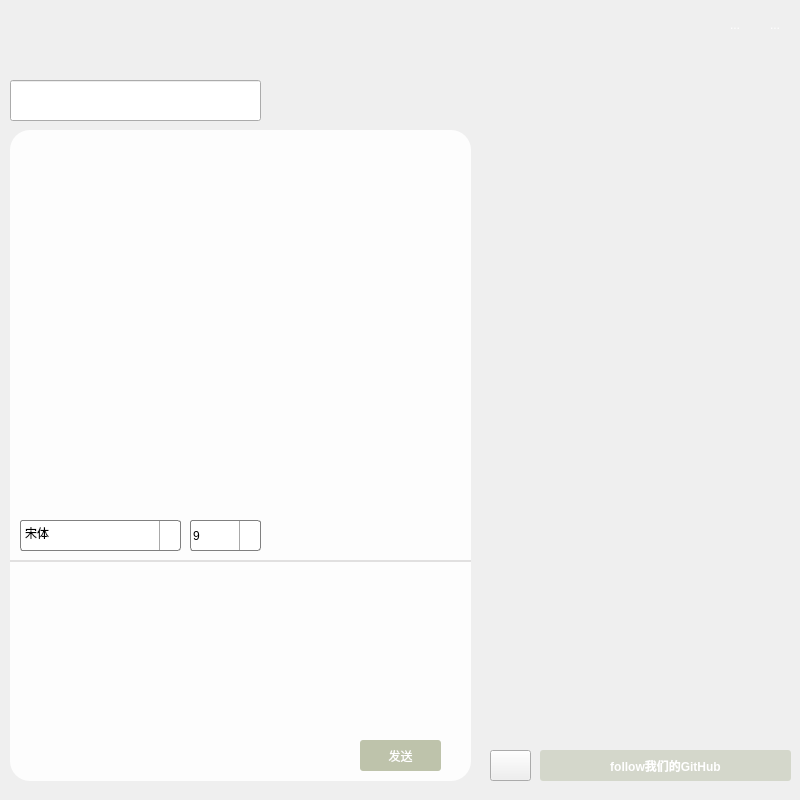
<?xml version="1.0" encoding="UTF-8"?>
<ui version="4.0">
 <class>chat</class>
 <widget class="QDialog" name="chat">
  <property name="geometry">
   <rect>
    <x>0</x>
    <y>0</y>
    <width>800</width>
    <height>800</height>
   </rect>
  </property>
  <property name="windowTitle">
   <string>Dialog</string>
  </property>
  <property name="windowIcon">
   <iconset resource="resource.qrc">
    <normaloff>:/chat/image/icon/icon_title1.png</normaloff>:/chat/image/icon/icon_title1.png</iconset>
  </property>
  <widget class="QLabel" name="WatermelonChat">
   <property name="geometry">
    <rect>
     <x>20</x>
     <y>10</y>
     <width>431</width>
     <height>61</height>
    </rect>
   </property>
   <property name="styleSheet">
    <string notr="true">border-image: url(:/chat/image/title.png);</string>
   </property>
   <property name="text">
    <string>&lt;html&gt;&lt;head/&gt;&lt;body&gt;&lt;p align=&quot;center&quot;&gt;&lt;br/&gt;&lt;/p&gt;&lt;/body&gt;&lt;/html&gt;</string>
   </property>
  </widget>
  <widget class="QLineEdit" name="label">
   <property name="geometry">
    <rect>
     <x>10</x>
     <y>80</y>
     <width>251</width>
     <height>41</height>
    </rect>
   </property>
   <property name="font">
    <font>
     <family>中国式手写风</family>
     <pointsize>12</pointsize>
     <weight>50</weight>
     <bold>false</bold>
    </font>
   </property>
   <property name="styleSheet">
    <string notr="true">border-image: url(:/chat/image/icon/background_peopleleft.png);</string>
   </property>
   <property name="text">
    <string/>
   </property>
  </widget>
  <widget class="QComboBox" name="fontSizeComboBox">
   <property name="geometry">
    <rect>
     <x>190</x>
     <y>520</y>
     <width>71</width>
     <height>31</height>
    </rect>
   </property>
   <property name="font">
    <font>
     <pointsize>9</pointsize>
    </font>
   </property>
   <property name="styleSheet">
    <string notr="true">QComboBox {
	background-color: rgb(255, 255, 255);
    border: 1px solid gray;
    border-radius: 3px;
    padding: 1px 2px 1px 2px;  /*针对于组合框中的文本内容*/
    /*min-width: 9em;   组合框的最小宽度*/
}
QComboBox::drop-down {
    subcontrol-origin: padding;
    subcontrol-position: top right;
    width: 20px;

    border-left-width: 1px;
    border-left-color: darkgray;
    border-left-style: solid; 
    border-top-right-radius: 3px; 
    border-bottom-right-radius: 3px;
}
QComboBox::down-arrow {
image: url(:/chat/image/icon/icon_menu.png);
}
QComboBox::drop-down:hover { background-color: rgb(50, 50, 50,255);}</string>
   </property>
   <property name="currentText">
    <string>9</string>
   </property>
   <item>
    <property name="text">
     <string>9</string>
    </property>
   </item>
   <item>
    <property name="text">
     <string>10</string>
    </property>
   </item>
   <item>
    <property name="text">
     <string>11</string>
    </property>
   </item>
   <item>
    <property name="text">
     <string>12</string>
    </property>
   </item>
   <item>
    <property name="text">
     <string>13</string>
    </property>
   </item>
   <item>
    <property name="text">
     <string>14</string>
    </property>
   </item>
   <item>
    <property name="text">
     <string>15</string>
    </property>
   </item>
   <item>
    <property name="text">
     <string>16</string>
    </property>
   </item>
   <item>
    <property name="text">
     <string>17</string>
    </property>
   </item>
   <item>
    <property name="text">
     <string>18</string>
    </property>
   </item>
   <item>
    <property name="text">
     <string>19</string>
    </property>
   </item>
   <item>
    <property name="text">
     <string>20</string>
    </property>
   </item>
  </widget>
  <widget class="QToolButton" name="textUnderline">
   <property name="geometry">
    <rect>
     <x>350</x>
     <y>520</y>
     <width>31</width>
     <height>31</height>
    </rect>
   </property>
   <property name="styleSheet">
    <string notr="true">QToolButton { background-color: rgb(50, 50, 50,0); border-radius: 3px; color: rgb(255, 255, 255); border-image: url(:/chat/image/icon/icon_underline.png);}
QToolButton:hover { background-color:rgba(172, 178, 148, 100)}</string>
   </property>
   <property name="text">
    <string/>
   </property>
  </widget>
  <widget class="QPushButton" name="textButton">
   <property name="geometry">
    <rect>
     <x>80</x>
     <y>730</y>
     <width>41</width>
     <height>41</height>
    </rect>
   </property>
   <property name="styleSheet">
    <string notr="true">QPushButton { background-color: rgb(50, 50, 50,0); border-radius: 6px; color: rgb(255, 255, 255); border-image: url(:/chat/image/icon/icon_.png);}
QPushButton:hover { background-color:rgba(172, 178, 148, 100)}
</string>
   </property>
   <property name="text">
    <string/>
   </property>
  </widget>
  <widget class="QLabel" name="label_2">
   <property name="geometry">
    <rect>
     <x>10</x>
     <y>701</y>
     <width>461</width>
     <height>80</height>
    </rect>
   </property>
   <property name="styleSheet">
    <string notr="true">border-bottom-left-radius:20px; 
border-bottom-right-radius:20px; 
background-color: rgb(255, 255, 255, 230);</string>
   </property>
   <property name="text">
    <string/>
   </property>
  </widget>
  <widget class="QFontComboBox" name="fontComboBox">
   <property name="geometry">
    <rect>
     <x>20</x>
     <y>520</y>
     <width>161</width>
     <height>31</height>
    </rect>
   </property>
   <property name="styleSheet">
    <string notr="true">QComboBox {
	background-color: rgb(255, 255, 255);
    border: 1px solid gray;
    border-radius: 3px;
    padding: 1px 2px 1px 2px;  /*针对于组合框中的文本内容*/
    /*min-width: 9em;   组合框的最小宽度*/
}
QComboBox::drop-down {
    subcontrol-origin: padding;
    subcontrol-position: top right;
    width: 20px;

    border-left-width: 1px;
    border-left-color: darkgray;
    border-left-style: solid; 
    border-top-right-radius: 3px; 
    border-bottom-right-radius: 3px;
}
QComboBox::down-arrow {
	image: url(:/chat/image/icon/icon_menu.png);
}
QComboBox::drop-down:hover { background-color: rgb(50, 50, 50,255);}</string>
   </property>
   <property name="currentText">
    <string>宋体</string>
   </property>
  </widget>
  <widget class="QPushButton" name="imageButton">
   <property name="geometry">
    <rect>
     <x>240</x>
     <y>730</y>
     <width>41</width>
     <height>41</height>
    </rect>
   </property>
   <property name="styleSheet">
    <string notr="true">QPushButton { background-color: rgb(50, 50, 50,0); border-radius: 6px; color: rgb(255, 255, 255); border-image: url(:/chat/image/icon/icon_pic.png);}
QPushButton:hover { background-color:rgba(172, 178, 148, 100)}</string>
   </property>
   <property name="text">
    <string/>
   </property>
  </widget>
  <widget class="QPushButton" name="SendButton">
   <property name="geometry">
    <rect>
     <x>360</x>
     <y>740</y>
     <width>81</width>
     <height>31</height>
    </rect>
   </property>
   <property name="minimumSize">
    <size>
     <width>60</width>
     <height>25</height>
    </size>
   </property>
   <property name="maximumSize">
    <size>
     <width>103</width>
     <height>41</height>
    </size>
   </property>
   <property name="styleSheet">
    <string notr="true">QPushButton { background-color: rgb(172, 178, 148,200); border-radius: 3px; color: rgb(255, 255, 255); }
 QPushButton:hover { background-color: rgb(172, 178, 148,255);}
</string>
   </property>
   <property name="text">
    <string>发送</string>
   </property>
  </widget>
  <widget class="QTextEdit" name="textEditWrite">
   <property name="geometry">
    <rect>
     <x>10</x>
     <y>560</y>
     <width>461</width>
     <height>141</height>
    </rect>
   </property>
   <property name="styleSheet">
    <string notr="true">border-top-left-radius:0px; 
border-top-right-radius:0px;
background-color: rgb(255, 255, 255,230);
border-top:2px solid #e1e0e0;</string>
   </property>
  </widget>
  <widget class="QTextEdit" name="textEditRead">
   <property name="geometry">
    <rect>
     <x>10</x>
     <y>130</y>
     <width>461</width>
     <height>431</height>
    </rect>
   </property>
   <property name="styleSheet">
    <string notr="true">background-color: rgb(255, 255, 255, 230);
border-top-left-radius:20px; 
border-top-right-radius:20px;</string>
   </property>
   <property name="readOnly">
    <bool>true</bool>
   </property>
  </widget>
  <widget class="QPushButton" name="save">
   <property name="geometry">
    <rect>
     <x>300</x>
     <y>730</y>
     <width>41</width>
     <height>41</height>
    </rect>
   </property>
   <property name="styleSheet">
    <string notr="true">QPushButton { background-color: rgb(50, 50, 50,0); border-radius: 6px; color: rgb(255, 255, 255); border-image: url(:/chat/image/icon/icon_download.png);}
QPushButton:hover { background-color:rgba(172, 178, 148, 100)}</string>
   </property>
   <property name="text">
    <string/>
   </property>
  </widget>
  <widget class="QToolButton" name="textcolor">
   <property name="geometry">
    <rect>
     <x>430</x>
     <y>520</y>
     <width>31</width>
     <height>31</height>
    </rect>
   </property>
   <property name="styleSheet">
    <string notr="true">QToolButton { background-color: rgb(50, 50, 50,0); border-radius: 3px; color: rgb(255, 255, 255); border-image: url(:/chat/image/icon/icon_color.png);}
QToolButton:hover { background-color:rgba(172, 178, 148, 100)}</string>
   </property>
   <property name="text">
    <string/>
   </property>
  </widget>
  <widget class="QToolButton" name="clear">
   <property name="geometry">
    <rect>
     <x>390</x>
     <y>520</y>
     <width>31</width>
     <height>31</height>
    </rect>
   </property>
   <property name="styleSheet">
    <string notr="true">QToolButton { background-color: rgb(50, 50, 50,0); border-radius: 3px; color: rgb(255, 255, 255);border-image: url(:/chat/image/icon/icon_del.png); }
QToolButton:hover { background-color:rgba(172, 178, 148, 100)}</string>
   </property>
   <property name="text">
    <string/>
   </property>
  </widget>
  <widget class="QPushButton" name="emojiButton">
   <property name="geometry">
    <rect>
     <x>30</x>
     <y>730</y>
     <width>41</width>
     <height>41</height>
    </rect>
   </property>
   <property name="styleSheet">
    <string notr="true">QPushButton { background-color: rgb(50, 50, 50,0); border-radius: 6px; color: rgb(255, 255, 255); border-image: url(:/chat/image/icon/icon_emoji.png);}
QPushButton:hover { background-color:rgba(172, 178, 148, 100)}
</string>
   </property>
   <property name="text">
    <string/>
   </property>
  </widget>
  <widget class="QPushButton" name="voiceButton">
   <property name="geometry">
    <rect>
     <x>130</x>
     <y>730</y>
     <width>31</width>
     <height>41</height>
    </rect>
   </property>
   <property name="styleSheet">
    <string notr="true">QPushButton { background-color: rgb(50, 50, 50,0); border-radius: 6px; color: rgb(255, 255, 255); border-image: url(:/chat/image/icon/icon_novoice.png);}
QPushButton:hover { background-color:rgba(172, 178, 148, 100)}</string>
   </property>
   <property name="text">
    <string/>
   </property>
  </widget>
  <widget class="QToolButton" name="textitalic">
   <property name="geometry">
    <rect>
     <x>310</x>
     <y>520</y>
     <width>31</width>
     <height>31</height>
    </rect>
   </property>
   <property name="styleSheet">
    <string notr="true">QToolButton { background-color: rgb(50, 50, 50,0); border-radius: 3px; color: rgb(255, 255, 255); border-image: url(:/chat/image/icon/icon_italic.png);}
QToolButton:hover { background-color:rgba(172, 178, 148, 100)}
</string>
   </property>
   <property name="text">
    <string/>
   </property>
  </widget>
  <widget class="QPushButton" name="sendfile">
   <property name="geometry">
    <rect>
     <x>180</x>
     <y>730</y>
     <width>41</width>
     <height>41</height>
    </rect>
   </property>
   <property name="styleSheet">
    <string notr="true">QPushButton { background-color: rgb(50, 50, 50,0); border-radius: 6px; color: rgb(255, 255, 255); border-image: url(:/chat/image/icon/icon_file.png);}
QPushButton:hover { background-color:rgba(172, 178, 148, 100)}</string>
   </property>
   <property name="text">
    <string/>
   </property>
  </widget>
  <widget class="QToolButton" name="textbold">
   <property name="geometry">
    <rect>
     <x>270</x>
     <y>520</y>
     <width>31</width>
     <height>31</height>
    </rect>
   </property>
   <property name="styleSheet">
    <string notr="true">QToolButton { background-color: rgb(50, 50, 50,0); border-radius: 3px; color: rgb(255, 255, 255); border-image: url(:/chat/image/icon/icon_bold.png);}
QToolButton:hover { background-color:rgba(172, 178, 148, 100)}</string>
   </property>
   <property name="text">
    <string/>
   </property>
  </widget>
  <widget class="QPushButton" name="gameButton">
   <property name="geometry">
    <rect>
     <x>490</x>
     <y>750</y>
     <width>41</width>
     <height>31</height>
    </rect>
   </property>
   <property name="styleSheet">
    <string notr="true">border-image: url(:/chat/image/icon/icon_game.png);</string>
   </property>
   <property name="text">
    <string/>
   </property>
  </widget>
  <widget class="QToolButton" name="hideButton">
   <property name="geometry">
    <rect>
     <x>720</x>
     <y>10</y>
     <width>30</width>
     <height>30</height>
    </rect>
   </property>
   <property name="minimumSize">
    <size>
     <width>30</width>
     <height>30</height>
    </size>
   </property>
   <property name="maximumSize">
    <size>
     <width>30</width>
     <height>30</height>
    </size>
   </property>
   <property name="toolTip">
    <string>最小化</string>
   </property>
   <property name="styleSheet">
    <string notr="true">QToolButton { background-color: rgb(50, 50, 50,0); border-radius: 3px; color: rgb(255, 255, 255); }
QToolButton:hover { background-color: rgb(172, 178, 148);}</string>
   </property>
   <property name="text">
    <string>...</string>
   </property>
   <property name="icon">
    <iconset resource="resource.qrc">
     <normaloff>:/chat/image/icon/icon_hide.png</normaloff>:/chat/image/icon/icon_hide.png</iconset>
   </property>
  </widget>
  <widget class="QToolButton" name="closeButton">
   <property name="geometry">
    <rect>
     <x>760</x>
     <y>10</y>
     <width>30</width>
     <height>30</height>
    </rect>
   </property>
   <property name="minimumSize">
    <size>
     <width>30</width>
     <height>30</height>
    </size>
   </property>
   <property name="maximumSize">
    <size>
     <width>30</width>
     <height>30</height>
    </size>
   </property>
   <property name="toolTip">
    <string>关闭</string>
   </property>
   <property name="styleSheet">
    <string notr="true">QToolButton { background-color: rgb(50, 50, 50,0); border-radius: 3px; color: rgb(255, 255, 255); }
QToolButton:hover { background-color: rgb(172, 178, 148);}</string>
   </property>
   <property name="text">
    <string>...</string>
   </property>
   <property name="icon">
    <iconset resource="resource.qrc">
     <normaloff>:/chat/image/icon/icon_close.png</normaloff>:/chat/image/icon/icon_close.png</iconset>
   </property>
  </widget>
  <widget class="QPushButton" name="webButton">
   <property name="geometry">
    <rect>
     <x>540</x>
     <y>750</y>
     <width>251</width>
     <height>31</height>
    </rect>
   </property>
   <property name="minimumSize">
    <size>
     <width>60</width>
     <height>25</height>
    </size>
   </property>
   <property name="maximumSize">
    <size>
     <width>300</width>
     <height>50</height>
    </size>
   </property>
   <property name="font">
    <font>
     <weight>75</weight>
     <bold>true</bold>
    </font>
   </property>
   <property name="styleSheet">
    <string notr="true">QPushButton { background-color: rgb(172, 178, 148,100); border-radius: 3px; color: rgb(255, 255, 255); }
 QPushButton:hover { background-color: rgb(172, 178, 148,150);}
</string>
   </property>
   <property name="text">
    <string>follow我们的GitHub</string>
   </property>
  </widget>
  <widget class="QWidget" name="widget" native="true">
   <property name="geometry">
    <rect>
     <x>500</x>
     <y>130</y>
     <width>291</width>
     <height>611</height>
    </rect>
   </property>
  </widget>
  <widget class="QStackedWidget" name="stackedWidget">
   <property name="geometry">
    <rect>
     <x>-1</x>
     <y>0</y>
     <width>801</width>
     <height>801</height>
    </rect>
   </property>
   <widget class="QWidget" name="page"/>
   <widget class="QWidget" name="page_2"/>
  </widget>
  <zorder>stackedWidget</zorder>
  <zorder>label_2</zorder>
  <zorder>textEditRead</zorder>
  <zorder>WatermelonChat</zorder>
  <zorder>label</zorder>
  <zorder>fontSizeComboBox</zorder>
  <zorder>textUnderline</zorder>
  <zorder>textButton</zorder>
  <zorder>fontComboBox</zorder>
  <zorder>imageButton</zorder>
  <zorder>SendButton</zorder>
  <zorder>textEditWrite</zorder>
  <zorder>save</zorder>
  <zorder>textcolor</zorder>
  <zorder>clear</zorder>
  <zorder>emojiButton</zorder>
  <zorder>voiceButton</zorder>
  <zorder>textitalic</zorder>
  <zorder>sendfile</zorder>
  <zorder>textbold</zorder>
  <zorder>gameButton</zorder>
  <zorder>hideButton</zorder>
  <zorder>closeButton</zorder>
  <zorder>webButton</zorder>
  <zorder>widget</zorder>
 </widget>
 <resources>
  <include location="resource.qrc"/>
 </resources>
 <connections/>
</ui>
